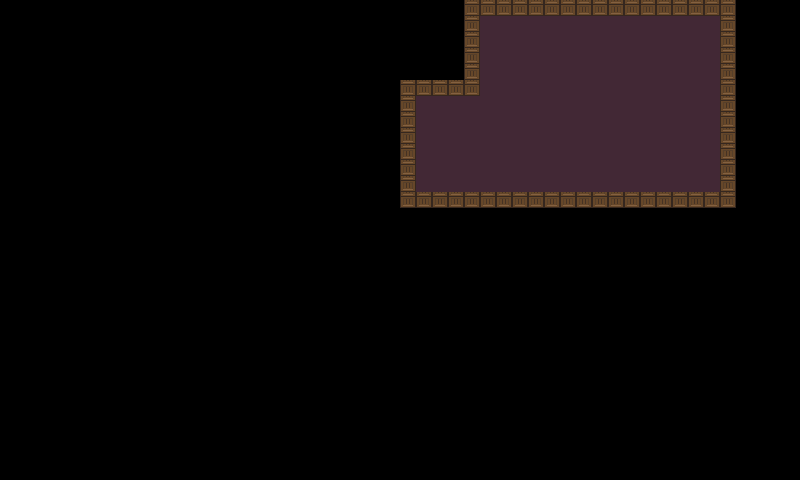

Rendered tile map (Tiled .tmx) drawn with the repository's tilesets; below, a short description and the map source with its tile grids summarised:
An orthogonal 50x30 tile map with 16x16 px tiles, 2 tile layers (dungeon, Collision) and 2 objects (tile118, Player).

<map version="1.0" tiledversion="1.0.3" orientation="orthogonal" renderorder="left-down" width="50" height="30" tilewidth="16" tileheight="16" nextobjectid="11">
 <tileset firstgid="1" name="dungeon" tilewidth="16" tileheight="16" tilecount="256" columns="16">
  <image source="0x72_16x16DungeonTileset.v4.png" trans="000000" width="256" height="256" />
  <tile id="118">
   <objectgroup draworder="index" name="TileCollision">
    <object id="1" name="tile118" x="0.75" y="4.25" width="14.75" height="6.75" />
   </objectgroup>
  </tile>
 </tileset>
 <layer name="dungeon" width="50" height="30">
  <data>[1500 cells, 253 non-empty, 3 distinct tile ids]</data>
 </layer>
 <layer name="Collision" width="50" height="30">
  <data>[1500 cells, 64 non-empty, 1 distinct tile ids]</data>
 </layer>
 <objectgroup color="#ffffff" name="Objects">
  <object id="3" name="Player" type="Player" x="505" y="56" width="16" height="16" />
 </objectgroup>
</map>
